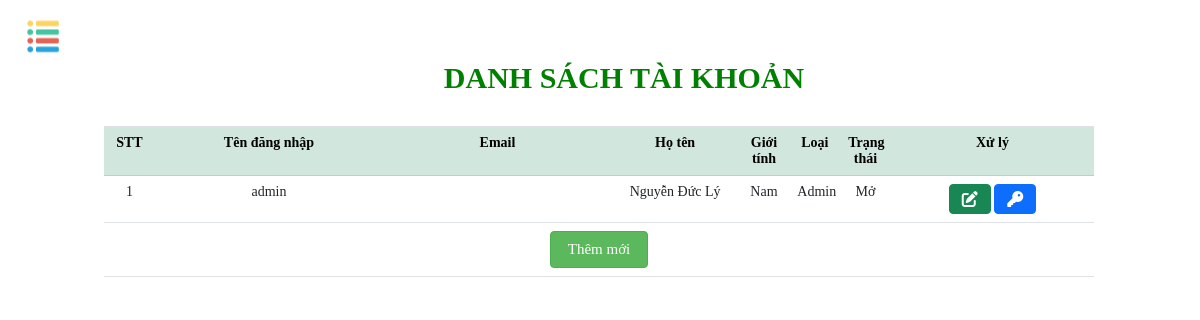
The app's page /admin/index.php?url=QlTK&page=1 (signed in), older data.
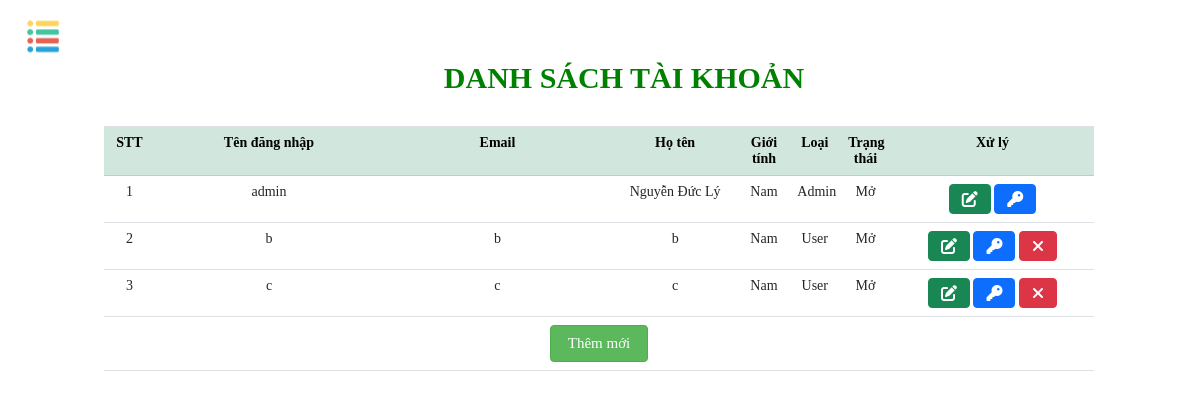
The same page, newer data.
### tables this page shows
CREATE TABLE `taikhoan` (
  `TenDangNhap` varchar(256) NOT NULL,
  `Email` varchar(255) NOT NULL,
  `MatKhau` varchar(255) NOT NULL,
  `MaLoai` varchar(100) NOT NULL,
  `TrangThai` int(11) NOT NULL,
  `HoTen` varchar(256) NOT NULL,
  `GioiTinh` int(11) NOT NULL,
  `SoDienThoai` varchar(256) NOT NULL,
  `DiaChi` varchar(256) NOT NULL
);

### admin/QLTK/DsTK.php (the view, shortened to what this page needs)
<!DOCTYPE html>
<html lang="en">
<head>
    <link href="https://cdn.jsdelivr.net/npm/bootstrap@5.1.0/dist/css/bootstrap.min.css" rel="stylesheet">
    <link rel="stylesheet" href="https://cdnjs.cloudflare.com/ajax/libs/limontesweetalert2/7.2.0/sweetalert2.min.css" />
    <link  rel="stylesheet" href="./assets/css/QLTK/qltk.css"/>
</head>
<body>
    <div class="container-qltk">
    <h1 class="title">DANH SÁCH TÀI KHOẢN</h1>
    <table class="table table-hover table-qltk">
        <tr class="table-success">
            <th style="width: 2%">STT</th>
            <th style="width: 9%">Tên đăng nhập</th>
            <th style="width: 9%">Email</th>
            <th style="width: 5%">Họ tên</th>
            <th style="width: 2%">Giới tính</th>
            <th style="width: 2%">Loại</th>
            <th style="width: 2%">Trạng thái</th>
            <th style="width: 8%">Xử lý</th>
        </tr>
        <?php
        include("../admin/connect.php");
      $rows = 5;
      if(isset($_GET['page'])&&$_GET['page']>0){
        $page = ($_GET['page']-1)*$rows;
      }
      else {$page = 1;echo "<script>window.location.href='./index.php?url=QlTK&page=1'</script>"; }
        $sql = "select * from taikhoan where MaLoai!='NCC' limit $page,$rows";
        $result = mysqli_query($conn, $sql);
        if (mysqli_num_rows($result) > 0) {
            $count = 0;
            while ($row = mysqli_fetch_assoc($result)) {
                $count++;
        ?>
                <tr>
                    <td><?php echo $count ?></td>
                    <td style="word-wrap:break-word"><?php echo $row["TenDangNhap"] ?></td>
                    <td style="word-wrap:break-word"><?php echo $row["Email"] ?></td>
                    <td style="word-wrap:break-word"><?php echo $row["HoTen"] ?></td>
                    <td><?php if ($row["GioiTinh"] == 0) echo "Nữ";
                        else echo "Nam" ?></td>
                    <td><?php if ($row["MaLoai"] == "AD") echo "Admin";
                        else echo "User" ?></td>
                    <td><?php echo ($row["TrangThai"] == 1) ?  "Mở" : "Khóa" ?></td>
                    <td>
                        <a href="./index.php?url=suatk&id=<?php echo $row["TenDangNhap"]; ?>" class="btn btn-success"><i class="fas fa-edit"></i></a>
                        <a href="./index.php?url=doimk&id=<?php echo $row["TenDangNhap"]; ?>" class="btn btn-primary"><i class="fas fa-key"></i></a>
                        <?php if ($row["MaLoai"] != "AD"){ ?>
                        <a href="./index.php?url=xoatk&id=<?php echo $row["TenDangNhap"]; ?>" class="btn btn-danger" onclick="return xoa('<?php echo $row['TenDangNhap']; ?>')"><i class="fas fa-times"></i></a>
                            <?php }?>
                    </td>
                </tr>
        <?php }
        }  ?>
        <td colspan="8" align="center">
            <a class="btn btn-secondary btn-qltk" type="button" href="./index.php?url=themtk">Thêm mới </a>
        </td>
    </table>
    </div>
</body>
</html>

### admin/index.php (shortened to what this page needs)
<link href="//maxcdn.bootstrapcdn.com/bootstrap/4.0.0/css/bootstrap.min.css" rel="stylesheet" id="bootstrap-css">
<link rel="stylesheet" href="https://cdnjs.cloudflare.com/ajax/libs/limontesweetalert2/7.2.0/sweetalert2.min.css"/>
<!DOCTYPE html>
<html lang="en">
    <head>
	  <link href="https://cdn.jsdelivr.net/npm/bootstrap@5.1.0/dist/css/bootstrap.min.css" rel="stylesheet">
      <link rel="stylesheet" href="https://maxcdn.bootstrapcdn.com/font-awesome/4.7.0/css/font-awesome.min.css">
      <link rel="stylesheet" href="./assets/css/index.css"/>
    </head>
    <body>
		<?php session_start(); include './update_Date.php';?>
		<div class="main">
		<img src="./assets/images/category.png" id="image_nav" class="openbtn">
            <div class="content-right">
			<?php
			   if(isset($_GET['url'])){
				switch($_GET['url']){
					 case 'QlTK' : include './QLTK/DsTK.php';break;
				}
			}
			?>
			</div>
			</div>
    </body>
</html>

### admin/assets/css/index.css (style rules this page uses)
* { box-sizing:border-box; -moz-box-sizing:border-box; -webkit-box-sizing:border-box; margin-top: 0px !important; }
.main { display: flex; min-height: 100%; }
.openbtn { font-size: 15px; cursor: pointer; transform:translateY(20%); color: white; padding: 10px 15px; border: none; margin-left: 1%; height:0%; display:block; }
body { background: #f0f0f0; }
.table { table-layout: fixed; }
.content-right { width: 85%; margin-top: 60px !important; font-family: serif; float: left; }

### admin/assets/css/QLTK/qltk.css (style rules this page uses)
.container-qltk { text-align: center; margin: 20px 0px; font-size: 13px; margin-left: 30px; }
.title { margin: 30px; margin-left: 80px; font-weight: bold; color: green; text-align: center; font-size: 30px; }
.btn-qltk { color: #fff; background-color: #5cb85c; border-color: #4cae4c; width: 10%; font-size: 15px; }
.table-qltk { font-size: 14px; text-align: center; }
tr>th { text-align: center; }

Row changes from the older to the newer data that the page shows:
added taikhoan: TenDangNhap "b", Email "b", HoTen "b", GioiTinh "Nam", shows "User", TrangThai "Mở"
added taikhoan: TenDangNhap "c", Email "c", HoTen "c", GioiTinh "Nam", shows "User", TrangThai "Mở"
